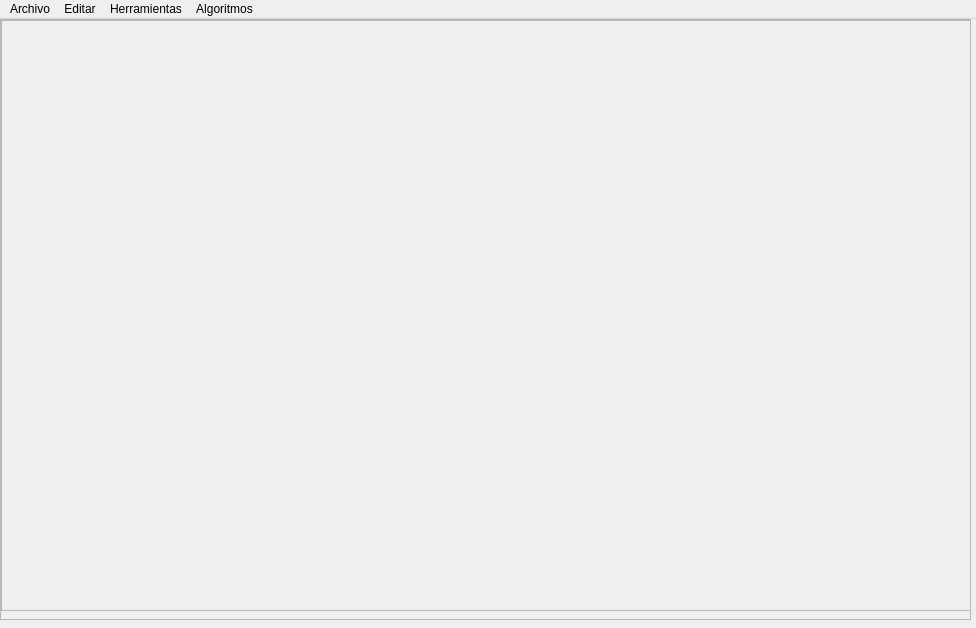
<?xml version="1.0" encoding="UTF-8"?>
<ui version="4.0">
 <class>gui</class>
 <widget class="QMainWindow" name="gui">
  <property name="geometry">
   <rect>
    <x>0</x>
    <y>0</y>
    <width>976</width>
    <height>628</height>
   </rect>
  </property>
  <property name="minimumSize">
   <size>
    <width>976</width>
    <height>628</height>
   </size>
  </property>
  <property name="maximumSize">
   <size>
    <width>976</width>
    <height>628</height>
   </size>
  </property>
  <property name="windowTitle">
   <string>MainWindow</string>
  </property>
  <widget class="QWidget" name="centralwidget">
   <widget class="QScrollArea" name="scrollArea">
    <property name="geometry">
     <rect>
      <x>0</x>
      <y>0</y>
      <width>971</width>
      <height>601</height>
     </rect>
    </property>
    <property name="widgetResizable">
     <bool>true</bool>
    </property>
    <widget class="QWidget" name="scrollAreaWidgetContents">
     <property name="geometry">
      <rect>
       <x>0</x>
       <y>0</y>
       <width>969</width>
       <height>599</height>
      </rect>
     </property>
     <widget class="QWidget" name="verticalLayoutWidget">
      <property name="geometry">
       <rect>
        <x>0</x>
        <y>0</y>
        <width>971</width>
        <height>591</height>
       </rect>
      </property>
      <layout class="QVBoxLayout" name="verticalLayout">
       <item>
        <layout class="QHBoxLayout" name="horizontalLayout">
         <item>
          <widget class="QFrame" name="frame">
           <property name="frameShape">
            <enum>QFrame::StyledPanel</enum>
           </property>
           <property name="frameShadow">
            <enum>QFrame::Raised</enum>
           </property>
           <widget class="QLabel" name="label">
            <property name="geometry">
             <rect>
              <x>50</x>
              <y>10</y>
              <width>901</width>
              <height>571</height>
             </rect>
            </property>
            <property name="text">
             <string/>
            </property>
           </widget>
          </widget>
         </item>
        </layout>
       </item>
      </layout>
     </widget>
    </widget>
   </widget>
  </widget>
  <widget class="QMenuBar" name="menubar">
   <property name="geometry">
    <rect>
     <x>0</x>
     <y>0</y>
     <width>976</width>
     <height>21</height>
    </rect>
   </property>
   <widget class="QMenu" name="menuArchivo">
    <property name="title">
     <string>Archivo</string>
    </property>
    <addaction name="actionAbrir"/>
   </widget>
   <widget class="QMenu" name="menuEditar">
    <property name="title">
     <string>Editar</string>
    </property>
   </widget>
   <widget class="QMenu" name="menuHerramientas">
    <property name="title">
     <string>Herramientas</string>
    </property>
   </widget>
   <widget class="QMenu" name="menuAlgoritmos">
    <property name="title">
     <string>Algoritmos</string>
    </property>
    <addaction name="actionAFND_AFD"/>
    <addaction name="actionMinimizar"/>
    <addaction name="actionEvaluar_expresion"/>
   </widget>
   <addaction name="menuArchivo"/>
   <addaction name="menuEditar"/>
   <addaction name="menuHerramientas"/>
   <addaction name="menuAlgoritmos"/>
  </widget>
  <action name="action">
   <property name="icon">
    <iconset>
     <normaloff>../srcjava/images/abrir.gif</normaloff>
     <normalon>../srcjava/images/abrir.gif</normalon>../srcjava/images/abrir.gif</iconset>
   </property>
   <property name="text">
    <string>Abrir</string>
   </property>
  </action>
  <action name="actionAFND_AFD">
   <property name="checkable">
    <bool>true</bool>
   </property>
   <property name="enabled">
    <bool>true</bool>
   </property>
   <property name="text">
    <string>AFND=&gt;AFD</string>
   </property>
  </action>
  <action name="actionMinimizar">
   <property name="text">
    <string>Minimizar</string>
   </property>
  </action>
  <action name="actionEvaluar_expresion">
   <property name="text">
    <string>Evaluar expresion</string>
   </property>
  </action>
  <action name="action_2">
   <property name="text">
    <string>Abrir</string>
   </property>
   <property name="priority">
    <enum>QAction::HighPriority</enum>
   </property>
  </action>
  <action name="actionAbrir">
   <property name="text">
    <string>Abrir</string>
   </property>
   <property name="menuRole">
    <enum>QAction::ApplicationSpecificRole</enum>
   </property>
  </action>
 </widget>
 <resources/>
 <connections/>
</ui>
